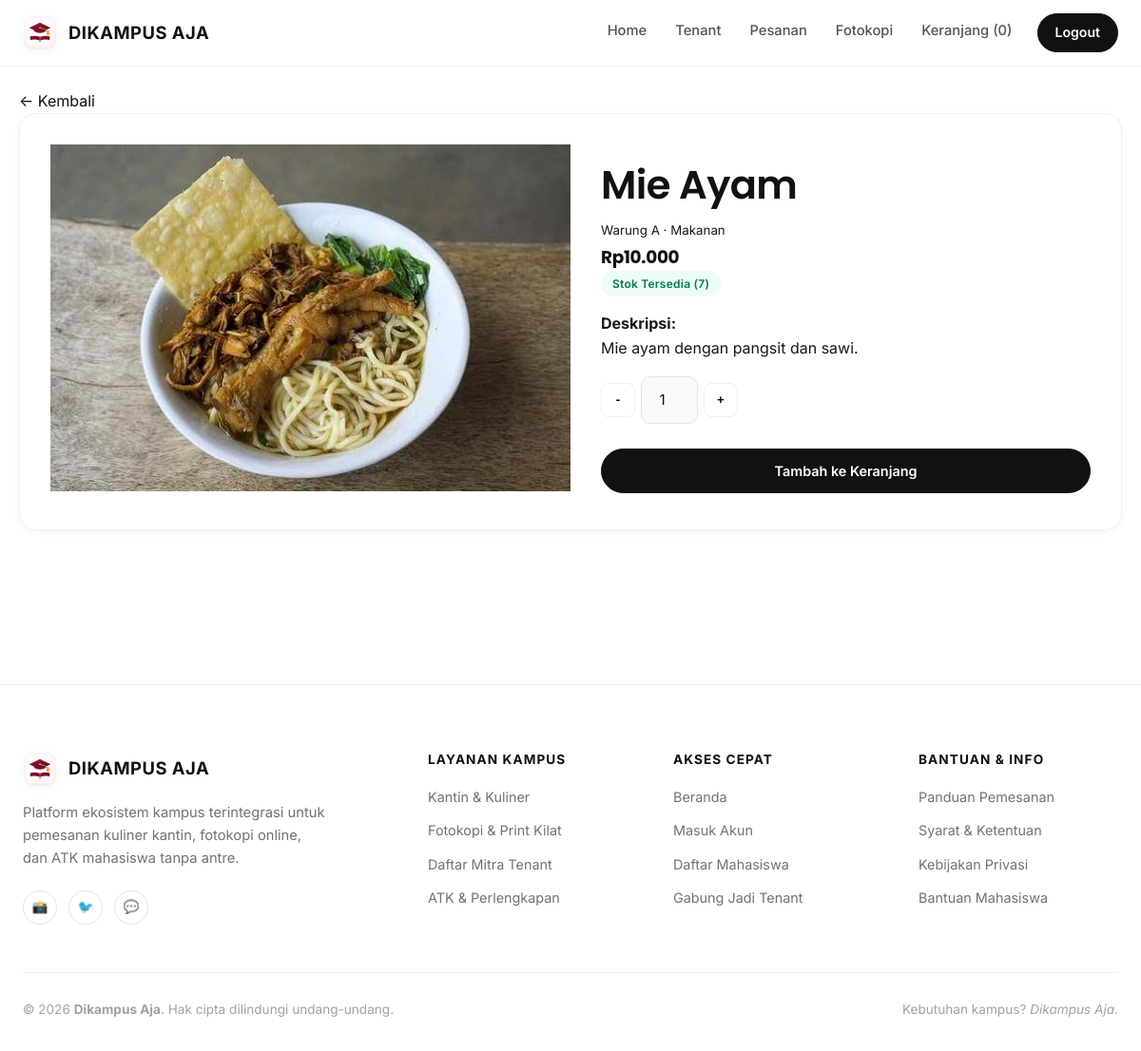
The page /mahasiswa/detail_produk.php?id=2 (signed in) on the database its author committed.
### tables this page shows
CREATE TABLE IF NOT EXISTS `products` (
  `id_produk` int NOT NULL AUTO_INCREMENT,
  `id_tenant` int NOT NULL,
  `id_kategori` int DEFAULT NULL,
  `nama_produk` varchar(100) NOT NULL,
  `deskripsi` text,
  `harga` int NOT NULL,
  `stok` int NOT NULL DEFAULT '0',
  `foto` varchar(255) DEFAULT NULL,
  `status` enum('aktif','nonaktif') NOT NULL DEFAULT 'aktif',
  `created_at` timestamp NULL DEFAULT CURRENT_TIMESTAMP,
  PRIMARY KEY (`id_produk`),
  KEY `id_tenant` (`id_tenant`),
  KEY `id_kategori` (`id_kategori`)
);

CREATE TABLE IF NOT EXISTS `tenants` (
  `id_tenant` int NOT NULL AUTO_INCREMENT,
  `id_user` int NOT NULL,
  `nama_tenant` varchar(100) NOT NULL,
  `jenis_tenant` varchar(50) NOT NULL DEFAULT 'Warung',
  `deskripsi` text,
  `lokasi` varchar(150) DEFAULT NULL,
  `foto` varchar(255) DEFAULT NULL,
  `buka` tinyint(1) NOT NULL DEFAULT '1',
  `status_verifikasi` enum('pending','terverifikasi','ditolak') NOT NULL DEFAULT 'pending',
  `created_at` timestamp NULL DEFAULT CURRENT_TIMESTAMP,
  PRIMARY KEY (`id_tenant`),
  KEY `id_user` (`id_user`)
);

CREATE TABLE IF NOT EXISTS `categories` (
  `id_kategori` int NOT NULL AUTO_INCREMENT,
  `nama_kategori` varchar(50) NOT NULL,
  `created_at` timestamp NULL DEFAULT CURRENT_TIMESTAMP,
  PRIMARY KEY (`id_kategori`)
);

### config/database.php (called while the page is built, shortened)
<?php
$db = new mysqli('localhost', 'root', '', 'dikampus_aja');
$db->set_charset('utf8mb4');
function q($sql, $types = '', ...$p) {
    global $db;
    $st = $db->prepare($sql);
    if ($types) $st->bind_param($types, ...$p);
    $st->execute();
    $r = $st->get_result();
    if ($r) return $r->fetch_all(MYSQLI_ASSOC);
    return $st->insert_id ?: $st->affected_rows;
}
function one($sql, $types = '', ...$p) { $r = q($sql, $types, ...$p); return $r ? $r[0] : null; }

### mahasiswa/detail_produk.php (the view, shortened to what this page needs)
<?php
require '../includes/auth.php'; need('mahasiswa');
$p = one("SELECT p.*,t.nama_tenant,t.buka,k.nama_kategori FROM products p JOIN tenants t USING(id_tenant) LEFT JOIN categories k USING(id_kategori)
 WHERE p.id_produk=? AND p.status='aktif' AND t.status_verifikasi='terverifikasi'", 'i', (int)($_GET['id'] ?? 0));
$title = $p['nama_produk']; include '../includes/header.php'; $ok = $p['stok'] > 0 && $p['buka']; ?>
<a href="detail_tenant.php?id=<?= $p['id_tenant'] ?>">← Kembali</a>
<div class="box two"><div><?= img('produk', $p['foto']) ?></div><div>
<h1><?= e($p['nama_produk']) ?></h1><small><?= e($p['nama_tenant']) ?> · <?= e($p['nama_kategori']) ?></small>
<h2 class="price"><?= rp($p['harga']) ?></h2>
<?= $p['stok'] > 0 ? '<span class="badge selesai">Stok tersedia (' . (int)$p['stok'] . ')</span>' : '<span class="badge dibatalkan">HABIS</span>' ?>
<p><b>Deskripsi:</b><br><?= e($p['deskripsi']) ?></p>
<form method="post" action="keranjang.php"><input type="hidden" name="aksi" value="tambah"><input type="hidden" name="id" value="<?= $p['id_produk'] ?>">
<div class="qty"><button type="button" data-step="-1">-</button><input type="number" name="jumlah" value="1" min="1" max="<?= $p['stok'] ?>"><button type="button" data-step="1">+</button></div><br><br>
<button class="btn block" <?= $ok ? '' : 'disabled' ?>>Tambah ke Keranjang</button></form></div></div>
<?php include '../includes/footer.php';

### includes/auth.php (shortened to what this page needs)
<?php
require_once __DIR__ . '/../config/database.php';
function e($s) { return htmlspecialchars((string)$s, ENT_QUOTES, 'UTF-8'); }
function rp($n) { return 'Rp' . number_format((int)$n, 0, ',', '.'); }
function img($dir, $f, $emoji = '🍽️') {
    return $f ? '<img src="' . BASE . '/uploads/' . $dir . '/' . e($f) . '" alt="">' : '<div class="ph">' . $emoji . '</div>';
}

### assets/css/style.css (style rules this page uses)
:root { --bg: #ffffff; --bg-warm: #faf9f6; --bg-muted: #f4f4f5; --bg-subtle: #fbfbfa; --t: #18181b; --t-heading: #111111; --mut: #71717a; --border: #f0f0f2; --border-subtle: #e5e7eb; --m: #111111; --m2: #27272a; --accent: #b45309; --font-serif: 'Poppins', -apple-system, BlinkMacSystemFont, sans-serif; --font-sans: 'Inter', -apple-system, BlinkMacSystemFont, 'Segoe UI', Roboto, sans-serif; --radius-sm: 8px; --radius-md: 12px; --radius-lg: 18px; --radius-xl: 24px; --radius-full: 9999px; --shadow-sm: 0 2px 8px rgba(0, 0, 0, 0.04); --shadow-md: 0 10px 25px -5px rgba(0, 0, 0, 0.06); --shadow-lg: 0 20px 40px -15px rgba(0, 0, 0, 0.08); }
* { box-sizing: border-box; }
body { margin: 0; font-family: var(--font-sans); color: var(--t); background: var(--bg); line-height: 1.6; -webkit-font-smoothing: antialiased; }
a { color: var(--t-heading); text-decoration: none; transition: color 0.2s ease, opacity 0.2s ease; }
h1, h2, h3, h4 { font-family: var(--font-serif); color: var(--t-heading); font-weight: 600; line-height: 1.25; margin: 0.4em 0 0.2em; letter-spacing: -0.015em; }
h1 { font-size: 2.6rem; }
h2 { font-size: 2rem; }
.price { color: var(--t-heading); font-size: 1.15rem; font-weight: 700; margin-top: 4px; }
input, select, textarea { width: 100%; padding: 12px 14px; border: 1px solid #e4e4e7; border-radius: 10px; font: inherit; font-size: 0.95rem; background: #fafafa; color: var(--t-heading); transition: all 0.2s ease; }
.btn { display: inline-block; background: var(--m); color: #ffffff; border: 1px solid var(--m); border-radius: var(--radius-full); padding: 11px 22px; font: inherit; font-weight: 600; font-size: 0.9rem; cursor: pointer; text-decoration: none; transition: all 0.2s ease; }
.btn.block { display: block; width: 100%; text-align: center; }
.box { background: #ffffff; border: 1px solid var(--border); border-radius: var(--radius-lg); padding: 32px; box-shadow: var(--shadow-sm); margin-bottom: 24px; }
.badge { display: inline-block; padding: 4px 12px; border-radius: var(--radius-full); font-size: 0.75rem; font-weight: 600; width: fit-content; text-transform: capitalize; letter-spacing: 0.02em; }
.selesai, .terverifikasi { background: #ecfdf5; color: #047857; }
.qty { display: inline-flex; align-items: center; gap: 6px; }
.qty input { width: 60px; text-align: center; }
.qty button { width: 36px; height: 36px; border: 1px solid var(--border); background: #fff; border-radius: var(--radius-sm); cursor: pointer; font-weight: 600; }
.two { display: grid; grid-template-columns: 1fr 1fr; gap: 32px; }

### rows shown on the page
products: foto (picture), nama_produk "Mie Ayam", id_tenant.nama_tenant "Warung A", id_kategori.nama_kategori "Makanan", harga "Rp10.000", stok "7", deskripsi "Mie ayam dengan pangsit dan sawi."

### other values the page prints
$x[1] "Home"
$x[1] "Tenant"
$x[1] "Pesanan"
$x[1] "Fotokopi"
$x[1] "Keranjang (0)"
$x[1] "Logout"
